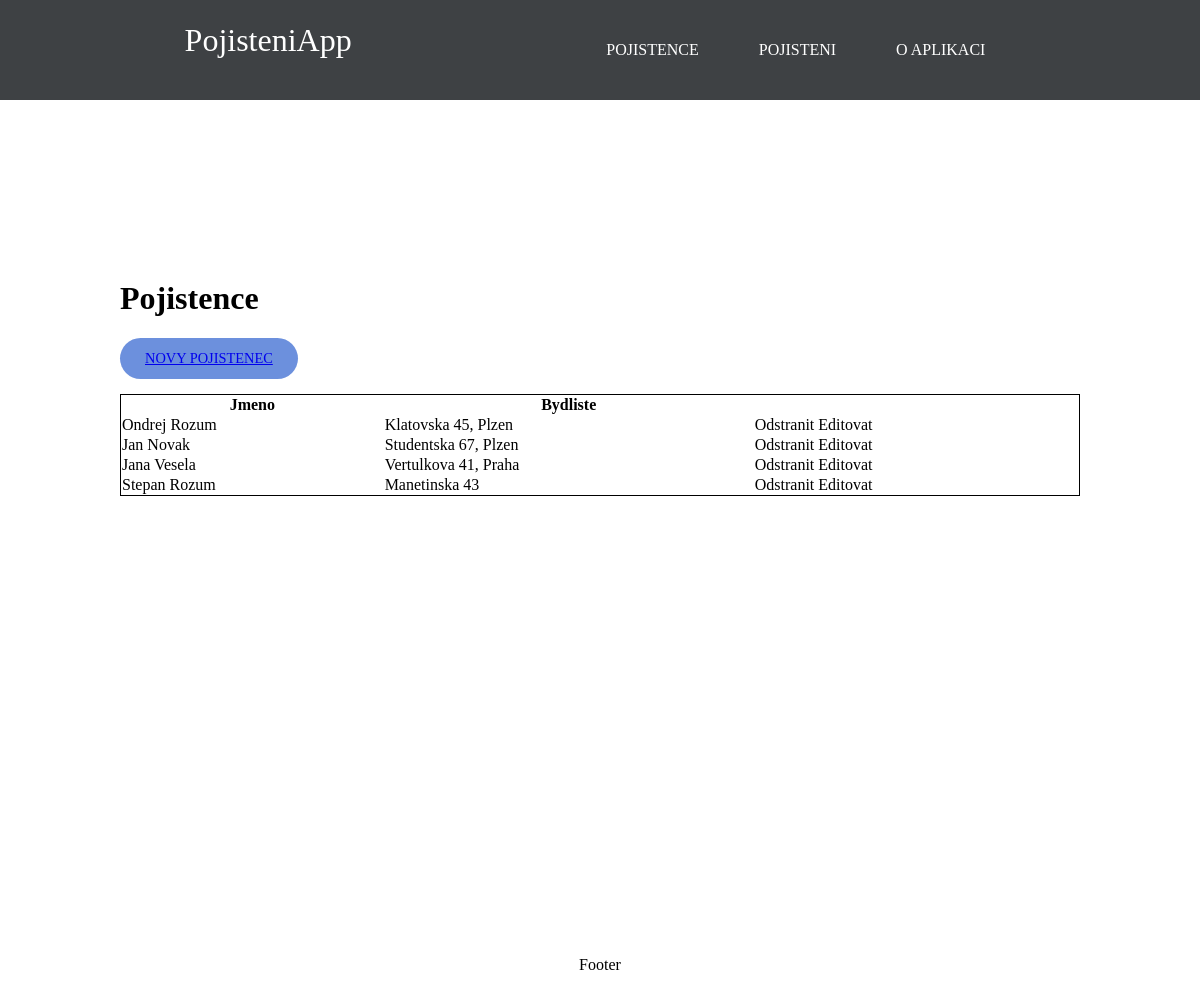
Screenshot of /pojistence/ with the database file from the repository.
### pojisteni/models.py (models this page shows, shortened)
class Pojistence(models.Model):
    id_pojistence = models.BigAutoField(primary_key=True)
    jmeno = models.CharField(max_length=64)
    prijmeni = models.CharField(max_length=64)
    email = models.EmailField(max_length=254)
    telefon = models.IntegerField()
    adresa = models.CharField(max_length=64)
    pojisteni = []
    class Meta:
        verbose_name_plural = 'Pojistence'

### pojisteni/views.py (the view)
# urls.py: path('pojistence/', views.PojistenceIndex.as_view(), name='pojistence'),
class PojistenceIndex(generic.ListView):
    template_name = 'pojisteni/pojistence.html'
    context_object_name = 'pojistence'
    def get_queryset(self):
        return Pojistence.objects.all().order_by('id_pojistence')

### pojisteni/templates/pojisteni/pojistence.html
{% extends 'pojisteni/base.html' %}
{% load static %}
{% block content %}
    <h1>Pojistence</h1>
    <p class="new-button">
        <a href="{% url 'create_pojistence' %}">Novy pojistenec</a>
    </p>
    <table>
        <thead>
            <tr>
                <th>Jmeno</th>
                <th>Bydliste</th>
                <th></th>
            </tr>
        </thead>
        <tbody>
            {% for pojistenec in pojistence %}
            <tr>
                <td>{{pojistenec.jmeno}} {{pojistenec.prijmeni}}</td>
                <td>{{pojistenec.adresa}}</td>
                <td>Odstranit Editovat</td>
            </tr>
            {% endfor %}
        </tbody>
    </table>
</body>
</html>
{% endblock %}

### pojisteni/templates/pojisteni/base.html (shortened to what this page needs)
{% load static %}
<!DOCTYPE html>
<html lang="en">
<head>
    <link href="{% static 'css/styl.css' %}" rel="stylesheet">
</head>
<body>
    <header>
        <div id="nazev">
            <h1>PojisteniApp</h1>
        </div>
        <nav class="flex_box">
            <ul>
                <li><a href="{% url 'pojistence' %}">Pojistence</a></li>
                <li><a href="{% url 'pojisteni' %}">Pojisteni</a></li>
                <li><a href="{% url 'about' %}">O aplikaci</a></li>
            </ul>
        </nav>
    </header>
    <div class="content">
        {% block content %}
        {% endblock %}
    <footer>
        Footer
    </footer>
</body>
</html>

### pojisteni/static/css/styl.css (style rules this page uses)
html, body { width: 100%; height: 100%; margin: 0; padding: 100px 0px 0px 0px; }
body > header { width: 100%; height: 100px; background-color: #3e4144; color: white; display: flex; justify-content: space-evenly; position: fixed; z-index: 1; top: 0; }
body > header h1 { font-weight: normal; font-size: 2em; line-height: 1.2em; color: white; }
nav ul { margin: 0; list-style-type: none; display: flex; align-items: center; height: 100%; }
nav ul li { padding: 0 25px; margin: 0 5px; font-size: 1em; line-height: 4.3em; }
nav ul a { color: white; padding: 8px 0; text-decoration: none; text-transform: uppercase; }
.content { width: 80%; margin: auto; margin-top: 80px; margin-bottom: 80px; }
footer { position: fixed; width: 100%; height: 70; text-align: center; line-height: 70px; vertical-align: middle; bottom: 0; }
.new-button { max-width: fit-content; background: #6c90dd; color: white; font-size: 0.9em; text-transform: uppercase; text-decoration: none; padding: 12px 25px; border-radius: 25px; }
table { border-collapse: collapse; border-width: 1px; border-style: solid; border-color: black; width: 100%; }
thead, tbody { border-collapse: collapse; }
td { border-collapse: collapse; }
th { font-weight: bold; }

### rows the page displays
Pojistence: jmeno "Ondrej", prijmeni "Rozum", adresa "Klatovska 45, Plzen"
Pojistence: jmeno "Jan", prijmeni "Novak", adresa "Studentska 67, Plzen"
Pojistence: jmeno "Jana", prijmeni "Vesela", adresa "Vertulkova 41, Praha"
Pojistence: jmeno "Stepan", prijmeni "Rozum", adresa "Manetinska 43"
